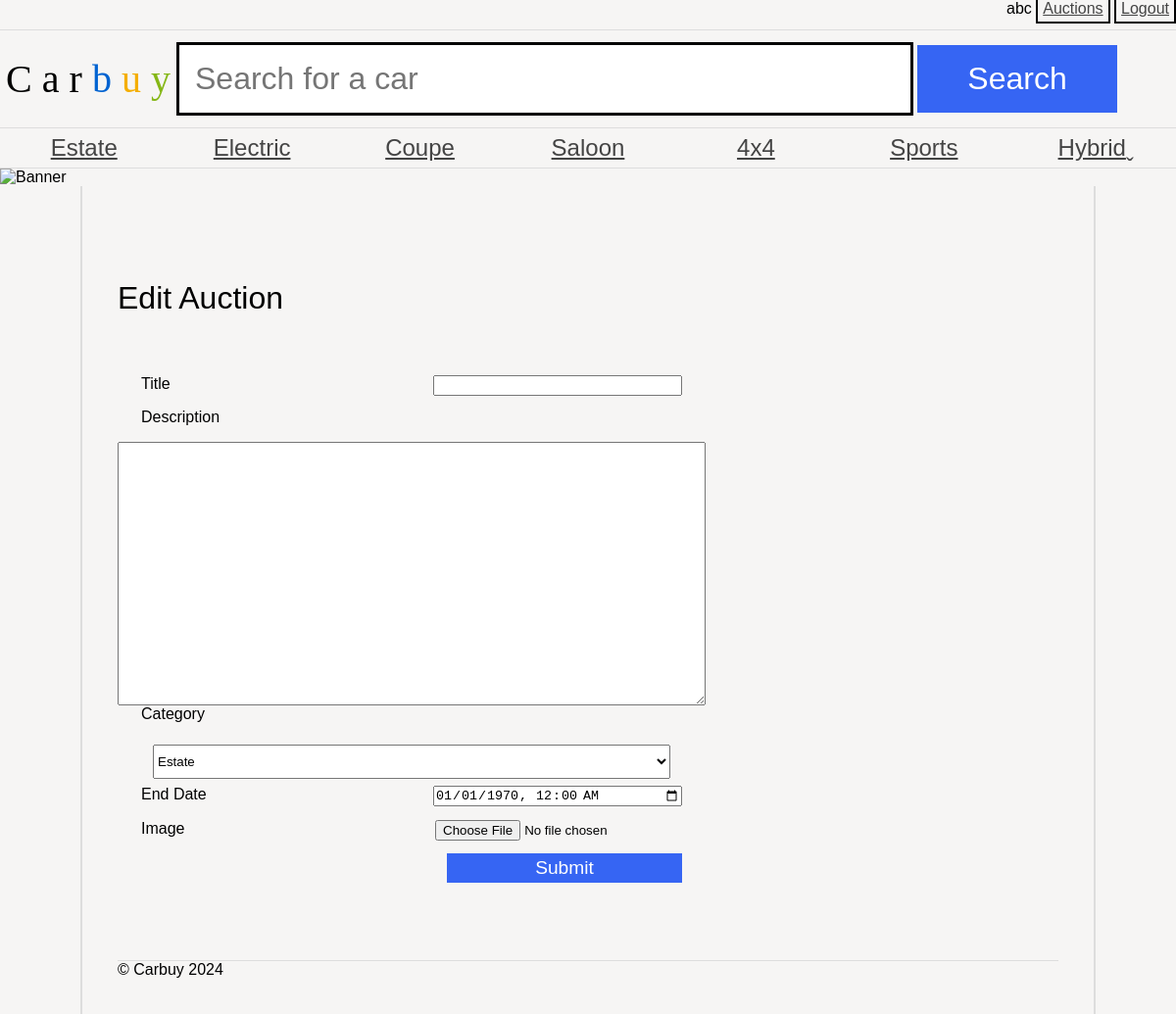
Page /as1/public/editAuction.php (signed in) on the committed database.
### tables this page shows
CREATE TABLE `category` (
  `id` int(20) NOT NULL AUTO_INCREMENT,
  `name` varchar(255) NOT NULL,
  PRIMARY KEY (`id`)
);

### as1/public/editAuction.php (the view, shortened to what this page needs)
<?php
    require "header.php";
    require "db.php";
    $mysql = "SELECT * FROM auction WHERE id = '{$_GET['id']}'";
    $mystatement = $db->prepare($mysql);
    $mystatement->execute();
    $myauction = $mystatement->fetch(PDO::FETCH_ASSOC);
    $mysql = "SELECT * FROM category";
    $mystatement = $db->prepare($mysql);
    $mystatement->execute();
    $mycategories = $mystatement->fetchAll(PDO::FETCH_ASSOC);
?>
<main>
    <h1>Edit Auction</h1>
    <form action="updateAuction.php" method="post" enctype="multipart/form-data">
        <label>Title</label> <input type="text" name="title" value="<?php echo $myauction['title']; ?>" required />
        <label>Description</label> <textarea name="description" required><?php echo $myauction['description']; ?></textarea>
        <label>Category</label> <select name="categoryId" required>
            <?php foreach($mycategories as $mycategory): ?>
            <option value="<?php echo $mycategory['id'] ?>" <?php echo $mycategory['id'] == $myauction['categoryId'] ? 'selected' : '' ?>><?php echo $mycategory['name']; ?></option>
            <?php endforeach; ?>
        </select>
        <label>End Date</label> <input type="datetime-local" name="endDate" value="<?php echo date('Y-m-d\TH:i', strtotime($myauction['endDate'])); ?>" required />
        <label>Image</label> <input type="file" name="image" accept="image/*" />
        <input type="submit" value="Submit" />
    </form>
    <?php require "footer.php" ?>

### as1/public/header.php (shortened to what this page needs)
<?php
    require "db.php";
?>
<!DOCTYPE html>
<html>
	<head>
		<link rel="stylesheet" href="carbuy.css" />
	</head>
	<body>
    <div class="login-profile" style="text-align: right;
	width: 100%;">
    <?php if(!empty($_SESSION['user'])): ?>
        <span><?php echo $_SESSION['user']['name']; ?></span>
        <?php if($_SESSION['user']['type'] == 'admin'): ?>
        <a href="adminCategories.php"style="	border: 2px solid black; padding:5px;">Categories</a>
        <a href="manageAdmins.php"style="	border: 2px solid black; padding:5px;">Admins</a>
        <?php else: ?>
        <a href="userAuctions.php"style="	border: 2px solid black; padding:5px;">Auctions</a>
        <?php endif; ?>
        <a href="logout.php" style="	border: 2px solid black; padding:5px;">Logout</a>
    <?php else: ?>
        <a href="login.php" style="	border: 2px solid black; padding:5px;">Log In</a>
        <a href="register.php" style="	border: 2px solid black; padding:5px;">Register</a>
    <?php endif; ?>
</div>
		<header>
			<h1><span class="C">C</span>
 			<span class="a">a</span>
			<span class="r">r</span>
			<span class="b">b</span>
			<span class="u">u</span>
			<span class="y">y</span></h1>
			<form action="search.php">
				<input type="text" name="search" placeholder="Search for a car" />
				<input type="submit" name="submit" value="Search" />
			</form>
		</header>
		<nav>
		<ul>
        <?php
            $mysql = "SELECT * FROM category";
            $mystatement = $db->prepare($mysql);
            $mystatement->execute();
            $mydata = $mystatement->fetchAll(PDO::FETCH_ASSOC);
            foreach ($mydata as $mycategory):
        ?>
        <li><a class="categoryLink" href="category.php?id=<?php echo $mycategory['id']; ?>"><?php echo $mycategory['name']; ?></a></li>
        <?php endforeach; ?>
    </ul>
		</nav>
		<img src="banners/1.jpg" alt="Banner" />

### as1/public/carbuy.css (style rules this page uses)
* { margin: 0; padding: 0; }
body { font-family: 'Oxygen-Regular', sans-serif; background-color: #f6f5f4; max-width: 100vw; overflow-x: hidden; }
h1, h2, h3, h4 { font-weight: normal; }
a, a:visited { color: #444; }
header { margin-top: 1vw; font-family: 'Univers-Light-Normal'; display: grid; grid-template-columns: 15% 85%; align-items: center; padding-top: 1vw; padding-bottom: 1vw; border-top: 1px solid #ddd; border-bottom: 1px solid #ddd; }
header h1 { text-align: center; font-size: 2.5em; }
form { display: block; }
header form input[type=text] { border: 3px solid black; font-size: 2em; padding: 0.5em; width: 70%; }
body > img { width: 100vw; }
header form input[type=submit] { background-color: #3665f3; color: white; width: 20%; font-size: 2em; padding: 0.5em; cursor: pointer; border: 0; }
header .b { color: #0063d1; }
header .u { color: #f4ae01; }
header .y { color: #85b716; }
body > nav { border-bottom: 1px solid #ddd; }
body > nav ul li:last-child a:after { content: 'ˬ'; position: absolute; }
body > nav ul { display: flex; width: 100vw; list-style-type: none; }
body > nav ul li { flex: 1; }
body > nav ul li a { display: block; text-align: center; padding-top: 0.5vw; padding-bottom: 0.5vw; font-size: 1.5em; }
main { padding: 3vw; display: block; overflow: hidden; width: 80vw; margin: auto; border-left: 2px solid #ddd; border-right: 2px solid #ddd; }
main h1 { margin-top: 5vw; margin-bottom: 5vw; }
textarea { width: 100%; height: 20em; }
main form { display: flex; flex-wrap: wrap; width: 50vw; }
main form label, main form input { flex-grow: 1; width: 20vw; margin-bottom: 1em; margin-right: 2vw; margin-left: 2vw; }
main form input[type=submit] { background-color: #3665f3; color: white; flex-grow: 0; margin-left: auto; font-size: 1.2em; padding: 0.2em; cursor: pointer; border: 0; }
main form select { flex-grow: 1; width: 22vw; height: 35px; margin: 0.5em 3vw; }

### rows in the picture
category: name "Estate"
category: name "Electric"
category: name "Coupe"
category: name "Saloon"
category: name "4x4"
category: name "Sports"
category: name "Hybrid"

### other values in the picture
$_SESSION['user']['name'] "abc"
form field categoryId "Estate"
